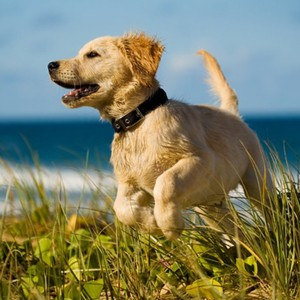
#> input picture image/Dog.jpg, 300 x 300 px, given in place of the camera
$ jupyter execute --allow-errors '19-影像邊緣偵測.ipynb'   (text cells are left out)
#> lines starting #> are read from the running program, lines starting #| are printed output that depends on the picture; after the words box and inside, x2 and y2 are one past the last pixel; in counts of white or black regions, pixels touching at a corner belong together
#> (a cell that did not finish here is left out)

[cell 2]
import cv2
img = cv2.imread('mona.jpg')
#> (the rest of this cell did not finish here and is left out)

#> (a cell that did not finish here is left out)

[cell 4]
import cv2
img = cv2.imread('mona.jpg')
#> (the rest of this cell did not finish here and is left out)

#> (a cell that did not finish here is left out)

[cell 6]
import cv2
img = cv2.imread('mona.jpg')
#> (the rest of this cell did not finish here and is left out)

[cell 7]
import cv2
cap = cv2.VideoCapture(0)
if not cap.isOpened():
    print("Cannot open camera")
    exit()
while True:
    ret, frame = cap.read()
#> frame is the input picture: shape (300, 300, 3); mean B, G, R 103.4, 128.1, 124.9
    if not ret:
        print("Cannot receive frame")
        break
    img = cv2.cvtColor(frame, cv2.COLOR_BGR2GRAY)  # 轉成灰階
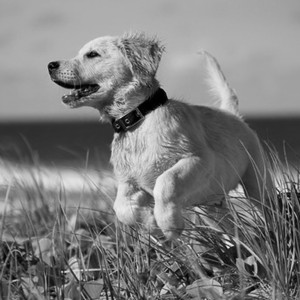
#> img: shape (300, 300); min 0, max 240, mean 124.3
    img = cv2.medianBlur(img, 7)                   # 模糊化，去除雜訊
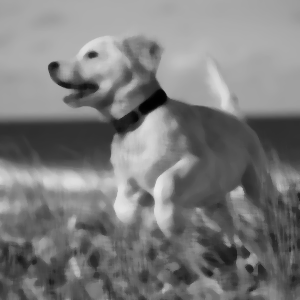
#> img: shape (300, 300); min 1, max 233, mean 123.8
    img = cv2.Canny(img, 36, 36)                   # 偵測邊緣
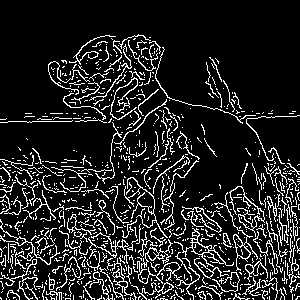
#> img: shape (300, 300); 13.6% white in thin lines or dots, all inside (x1, y1, x2, y2) = (0, 34, 300, 300)
    cv2.imshow('oxxostudio', img)
    if cv2.waitKey(1) == ord('q'):
#> (key q is pressed here)
        break                                      # 按下 q 鍵停止
cap.release()
cv2.destroyAllWindows()

$ run again, on image/view_1.jpg
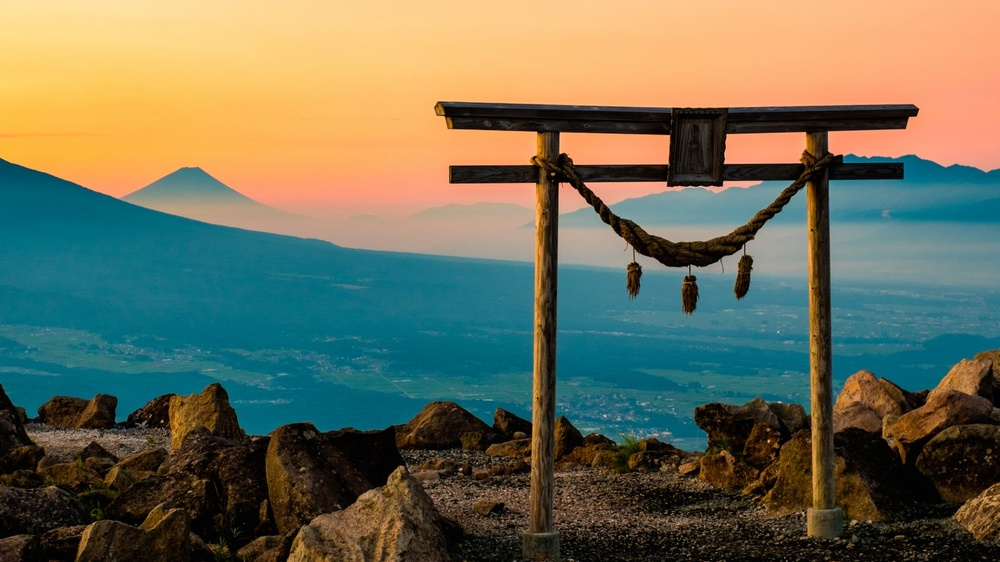
#> input picture image/view_1.jpg, 1000 x 562 px, shrunk from 1920 x 1080 before the run, given in place of the camera
#> frame is the input picture: shape (562, 1000, 3); mean B, G, R 89.5, 111.2, 110.5
#> `img = cv2.cvtColor(frame, cv2.COLOR_BGR2GRAY)`:
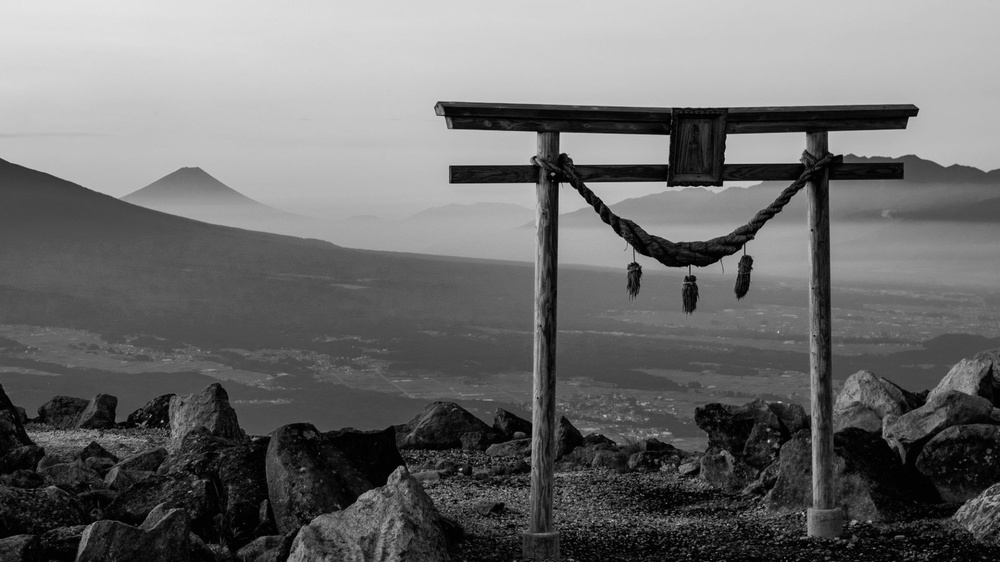
#> img: shape (562, 1000); min 0, max 228, mean 108.5
#> `img = cv2.Canny(img, 36, 36)`:
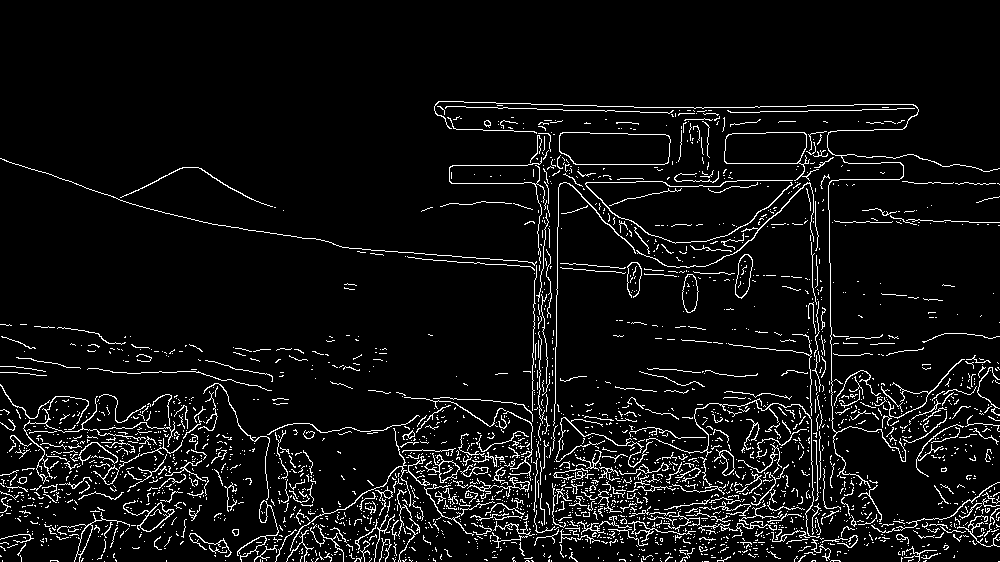
#> img: shape (562, 1000); 6.3% white in thin lines or dots, all inside (x1, y1, x2, y2) = (0, 101, 1000, 562)
